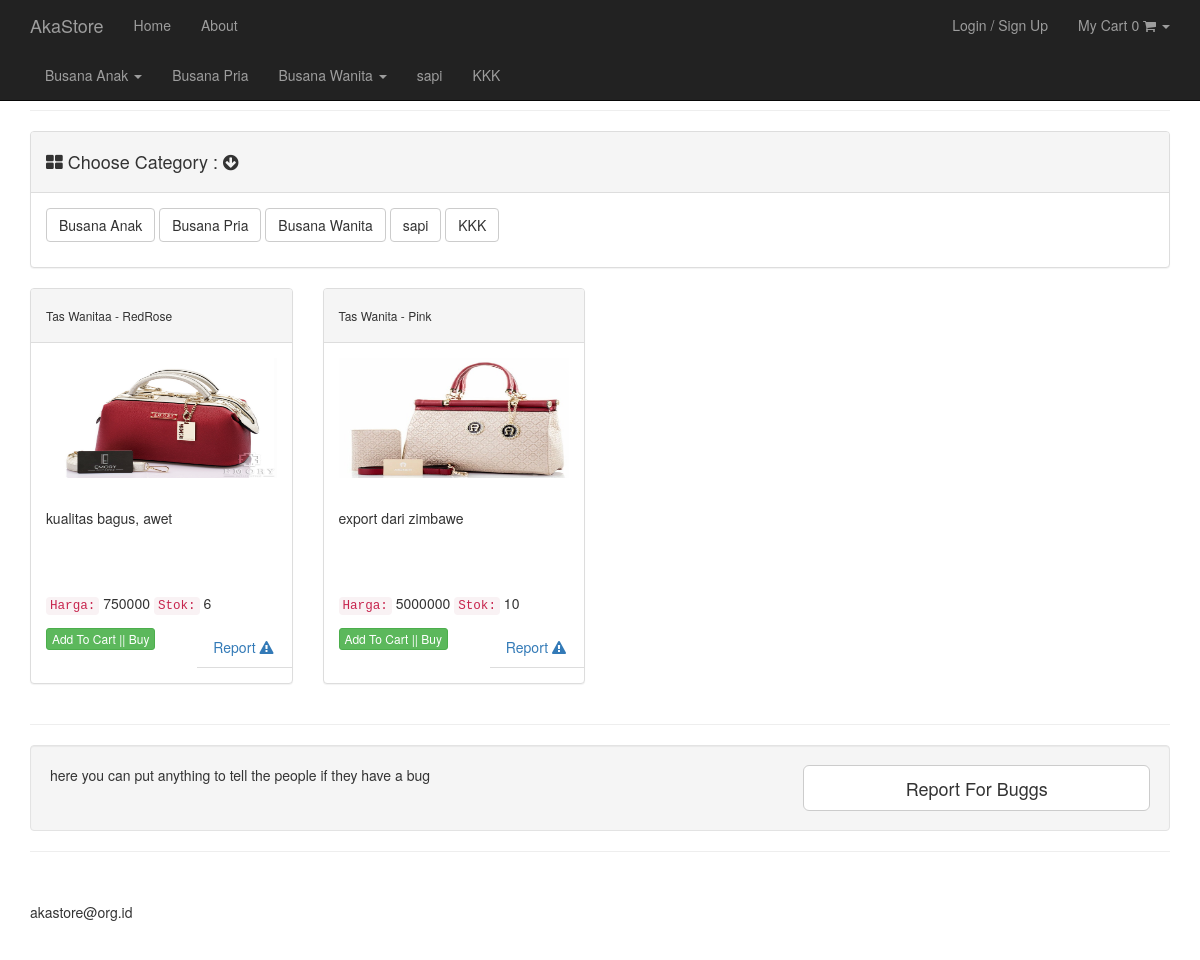
The app's page /home/showme/3 with its own data.
### tables this page shows
CREATE TABLE IF NOT EXISTS `all_settings` (
`all_id` int(3) NOT NULL,
  `all_name_settings` varchar(60) NOT NULL,
  `all_value_settings` varchar(60) NOT NULL
);

CREATE TABLE IF NOT EXISTS `category` (
`id_category` int(11) NOT NULL,
  `category_name` varchar(250) NOT NULL
);

CREATE TABLE IF NOT EXISTS `products` (
`pro_id` int(16) NOT NULL,
  `id_category` int(11) NOT NULL,
  `id_subcategory` int(11) NOT NULL,
  `pro_name` varchar(50) NOT NULL,
  `pro_title` varchar(20) NOT NULL,
  `pro_description` text NOT NULL,
  `pro_price` int(9) NOT NULL,
  `pro_stock` int(3) NOT NULL,
  `pro_image` text NOT NULL
);

### application/controllers/home.php (called while the page is built, shortened)
<?php
class Home extends CI_Controller {
	public function __construct ()
	{
		$this->load->model('model_products');
		$this->load->model('model_settings');
	}
	public function showme($pro_name)
	{
			$data['get_sitename'] = $this->model_settings->sitename_settings();
			$data['get_footer'] = $this->model_settings->footer_settings();
			$data['starts'] 		= $this->model_products->category();
			$data['comes'] = $this->model_products->showme($pro_name);
			$this->load->view('this_products',$data);
	}
}

### index.php (called while the page is built, shortened)
<?php
require_once BASEPATH.'core/CodeIgniter.php';

### application/models/model_settings.php (called while the page is built, shortened)
<?php
class Model_settings extends CI_Model {
		public function sitename_settings()
		{
			$query = $this->db->query('SELECT  * FROM all_settings WHERE all_name_settings = "site_name"');
			return $query->result();
		}
		public function footer_settings()
		{
			$query = $this->db->query('SELECT  * FROM all_settings WHERE all_name_settings = "footer"');
			return $query->result();
		}
}

### application/models/model_products.php (called while the page is built, shortened)
<?php
class Model_products extends CI_Model {
		public function showme($pro_name)
		{
			$query = $this->db->get_where('products', array('id_category' => $pro_name));
			return $query->result();
		}
	public function category(){
		return $this->db->get('category')->result_array();
	}
}

### application/views/this_products.php (the view, shortened to what this page needs)
<!DOCTYPE html>
<html lang="en">
<head>
    <link href="<?php echo base_url('/assets/css/bootstrap.min.css');?>" rel="stylesheet">
    <link href="<?php echo base_url('/assets/css/modern-business.css');?>" rel="stylesheet">
    <link href="<?php echo base_url('/assets/font-awesome/css/font-awesome.min.css');?>" rel="stylesheet" type="text/css">
</head>
<body>
   <?php $this->load->view('layout/navigation')?>
    <div class="container">
        <?php $this->load->view('layout/product_menu')?>
        <div class="row">
            <?php $send = 'add';?>
			<?php foreach ($comes as $come ) : ?>
			<div class="col-md-3">
                <div class="panel panel-default">
                    <div class="panel-heading">
						<h6><?=  $come->pro_name  ?> - <?=  $come->pro_title  ?></h6>
                    </div>
                    <div class="panel-body">
							<?php
								$product_image =['src'	=>'assets/uploads/'.$come->pro_image,
								'class'=>'img-responsive img-portfolio img-hover',
								'id'=>'g'
								];
								echo img($product_image);
							?>
                        <p id="t"> <?=  $come->pro_description  ?></p>
						<p><code>Harga:</code> <?=  $come->pro_price  ?>  <code> Stok:</code> <?=  $come->pro_stock  ?> </p>
                         <?php  if($this->session->userdata('group')	!=	'1'  and $this->session->userdata('group')	!=	'2' ): ?>
						<?=  anchor('home/add_to_cart/'.$come->pro_id.'/'.$send,'Add To Cart || Buy',['class'=>'btn btn-success  btn-xs','role'=>'button']) ?>
                        <ul class="nav nav-tabs navbar-right">
							<li class="dropdown">
								<a class="dropdown-toggle" data-toggle="dropdown">Report <i class="fa fa-exclamation-triangle"></i></a>
							</li>
						</ul>
						<?php endif;?>
                    </div>
                </div>
            </div>
			<?php endforeach; ?>
        </div>
        <hr>
        <div class="well">
            <div class="row">
                <div class="col-md-8">
                    <p>here you can put anything to tell the people if they have a bug </p>
                </div>
                <div class="col-md-4">
                    <a class="btn btn-lg btn-default btn-block" href="#">Report For Buggs</a>
                </div>
            </div>
        </div>
        <hr>
        <?php $this->load->view('layout/footer')?>
    </div>
</body>
</html>

### application/views/layout/navigation.php (shortened to what this page needs)
<nav class="navbar navbar-inverse navbar-fixed-top" role="navigation">
			<div class="container">
				<div class="navbar-header">
					<a class="navbar-brand" href="<?php echo base_url(); ?>"><?php foreach($get_sitename as $sitename):?><?=  $sitename->all_value_settings;?><?php endforeach;?></a>
				</div>
				<div class="collapse navbar-collapse" id="bs-example-navbar-collapse-1">
					<ul class="nav navbar-nav navbar-left">
						<li>
							<a href="<?php echo base_url(); ?>">Home</a>
						</li>
						<li>
							<a href="">About</a>
						</li>
					</ul>
					<ul class="nav navbar-nav navbar-right">
						<?php if ($this->session->userdata('username')): ?>
						<li>
							<?php echo ('<a>'.'You Are : '.$this->session->userdata('username').'</a>'); ?>
						</li>
						<li>
							<?php echo anchor('logout','Logout');?>
							<?php else:?>
						<li>
							<?php echo anchor('login','Login / Sign Up');?>
							<?php endif;?>
						</li>
						<?php  if($this->session->userdata('group')	!=	'1'  and $this->session->userdata('group')	!=	'2' ): ?>
						<li class="dropdown">
							<a href="#" class="dropdown-toggle" data-toggle="dropdown"> My Cart <?= $this->cart->total_items(); ?> <i class="fa fa-shopping-cart"> </i> <b class="caret"> </b></a>
						</li>
						<?php endif;?>
					</ul>
				</div>
				<div class="collapse navbar-collapse" id="bs-example-navbar-collapse-1">
					<ul class="nav navbar-nav navbar-left">
						<?php
						$CI =& get_instance();
						$data = $CI->db->query("SELECT *,COALESCE((SELECT id_subcategory FROM subcategory sc WHERE sc.id_category=c.id_category GROUP BY sc.id_category),0)ok FROM category c")->result_array();
						foreach($data as $row){
							if($row['ok']==0){
							?>
								<li class="dropdown">
									<a class="dropdown-toggle" data-toggle="dropdown" href="#"><?=$row['category_name'];?>
									</a>
								</li>
							<?php
							}else{
							?>
								<li class="dropdown">
									<a class="dropdown-toggle" data-toggle="dropdown" href="#"><?=$row['category_name'];?>
									<span class="caret"></span></a>
								</li>
							<?php
							}
						}
						?>
					</ul>
				</div>
			</div>
		</nav>
		<br/><br/>

### application/views/layout/product_menu.php
<div class="row">
          <div class="col-lg-12">
           <hr>
          </div>
          <div class="col-md-12">
              <div class="panel panel-default">
                  <div class="panel-heading">
                      <h4><i class="fa fa-th-large"></i> Choose Category : <i class="fa fa-arrow-circle-down"></i> </h4>
                  </div>
                  <div class="panel-body">
                      <p>
					<?php foreach ($starts as $start ) :?>
						<?=  anchor('home/showme/'.$start['id_category'],$start['category_name'],['class'=>'btn btn-default']) ?>
                          <?php endforeach; ?>
                      </p>
                  </div>
              </div>
          </div>
      </div>

### application/views/layout/footer.php
<footer>
          <div class="row">
              <div class="col-lg-12">
                  <p><?php foreach($get_footer as $footer):?><?=  $footer->all_value_settings;?><?php endforeach;?></p>
              </div>
          </div>
      </footer>

### assets/css/modern-business.css (style rules this page uses)
html, body { height: 100%; }
body { padding-top: 50px; }
.img-portfolio { margin-bottom: 30px; }
footer { margin: 50px 0; }

### application/views/this_products.php (style rules this page uses)
#g { width:500%;height: 120px; }
#t { width: 230px;height: 75px;overflow: scroll; }

### records on screen
all_settings: all_value_settings "AkaStore"
category: category_name "Busana Anak", id_category+category_name "Busana Anak"
category: category_name "Busana Pria", id_category+category_name "Busana Pria"
category: category_name "Busana Wanita", id_category+category_name "Busana Wanita"
category: category_name "sapi", id_category+category_name "sapi"
category: category_name "KKK", id_category+category_name "KKK"
products: pro_name "Tas Wanitaa", pro_title "RedRose", pro_image (picture), pro_description "kualitas bagus, awet", pro_price "750000", pro_stock "6", pro_id "Add To Cart || Buy"
products: pro_name "Tas Wanita", pro_title "Pink", pro_image (picture), pro_description "export dari zimbawe", pro_price "5000000", pro_stock "10", pro_id "Add To Cart || Buy"
all_settings: all_value_settings "akastore@org.id"

### other values on screen
anchor('login','Login / Sign Up') "Login / Sign Up"
$this->cart->total_items() "0"
